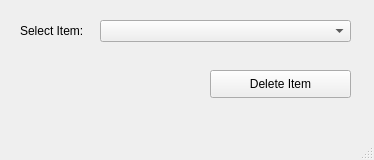
<?xml version="1.0" encoding="UTF-8"?>
<ui version="4.0">
 <class>MainWindow</class>
 <widget class="QMainWindow" name="MainWindow">
  <property name="geometry">
   <rect>
    <x>0</x>
    <y>0</y>
    <width>374</width>
    <height>160</height>
   </rect>
  </property>
  <property name="windowTitle">
   <string>MainWindow</string>
  </property>
  <widget class="QWidget" name="centralwidget">
   <widget class="QComboBox" name="SelectItemToDelete">
    <property name="geometry">
     <rect>
      <x>100</x>
      <y>20</y>
      <width>251</width>
      <height>22</height>
     </rect>
    </property>
   </widget>
   <widget class="QLabel" name="label">
    <property name="geometry">
     <rect>
      <x>20</x>
      <y>20</y>
      <width>91</width>
      <height>21</height>
     </rect>
    </property>
    <property name="text">
     <string>Select Item:</string>
    </property>
   </widget>
   <widget class="QPushButton" name="DeleteItemFromItems">
    <property name="geometry">
     <rect>
      <x>210</x>
      <y>70</y>
      <width>141</width>
      <height>28</height>
     </rect>
    </property>
    <property name="text">
     <string>Delete Item</string>
    </property>
   </widget>
  </widget>
  <widget class="QMenuBar" name="menubar">
   <property name="geometry">
    <rect>
     <x>0</x>
     <y>0</y>
     <width>374</width>
     <height>26</height>
    </rect>
   </property>
  </widget>
  <widget class="QStatusBar" name="statusbar"/>
 </widget>
 <resources/>
 <connections/>
</ui>
